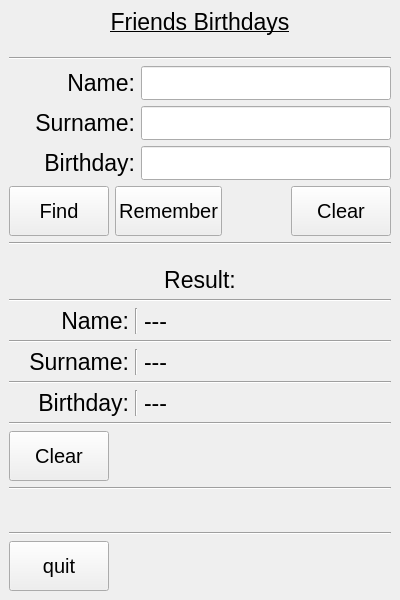
<?xml version="1.0" encoding="UTF-8"?>
<ui version="4.0">
 <class>MainWindow</class>
 <widget class="QMainWindow" name="MainWindow">
  <property name="geometry">
   <rect>
    <x>0</x>
    <y>0</y>
    <width>400</width>
    <height>600</height>
   </rect>
  </property>
  <property name="minimumSize">
   <size>
    <width>200</width>
    <height>400</height>
   </size>
  </property>
  <property name="maximumSize">
   <size>
    <width>400</width>
    <height>600</height>
   </size>
  </property>
  <property name="windowTitle">
   <string>MainWindow</string>
  </property>
  <widget class="QWidget" name="centralwidget">
   <layout class="QVBoxLayout" name="verticalLayout_2">
    <item>
     <layout class="QVBoxLayout" name="verticalLayout">
      <item>
       <widget class="QLabel" name="label_3">
        <property name="font">
         <font>
          <pointsize>17</pointsize>
          <underline>true</underline>
         </font>
        </property>
        <property name="text">
         <string>Friends Birthdays</string>
        </property>
        <property name="alignment">
         <set>Qt::AlignCenter</set>
        </property>
       </widget>
      </item>
      <item>
       <spacer name="verticalSpacer_3">
        <property name="orientation">
         <enum>Qt::Vertical</enum>
        </property>
        <property name="sizeHint" stdset="0">
         <size>
          <width>20</width>
          <height>40</height>
         </size>
        </property>
       </spacer>
      </item>
      <item>
       <widget class="Line" name="line_2">
        <property name="orientation">
         <enum>Qt::Horizontal</enum>
        </property>
       </widget>
      </item>
      <item>
       <layout class="QHBoxLayout" name="horizontalLayout">
        <item>
         <widget class="QLabel" name="label">
          <property name="maximumSize">
           <size>
            <width>16777215</width>
            <height>16777215</height>
           </size>
          </property>
          <property name="font">
           <font>
            <pointsize>17</pointsize>
           </font>
          </property>
          <property name="text">
           <string>Name:</string>
          </property>
          <property name="alignment">
           <set>Qt::AlignRight|Qt::AlignTrailing|Qt::AlignVCenter</set>
          </property>
         </widget>
        </item>
        <item>
         <widget class="QLineEdit" name="lineEdit_name">
          <property name="maximumSize">
           <size>
            <width>250</width>
            <height>16777215</height>
           </size>
          </property>
          <property name="font">
           <font>
            <pointsize>17</pointsize>
           </font>
          </property>
         </widget>
        </item>
       </layout>
      </item>
      <item>
       <layout class="QHBoxLayout" name="horizontalLayout_3">
        <item>
         <widget class="QLabel" name="label_2">
          <property name="minimumSize">
           <size>
            <width>0</width>
            <height>0</height>
           </size>
          </property>
          <property name="maximumSize">
           <size>
            <width>16777215</width>
            <height>16777215</height>
           </size>
          </property>
          <property name="font">
           <font>
            <pointsize>17</pointsize>
           </font>
          </property>
          <property name="text">
           <string>Surname:</string>
          </property>
          <property name="alignment">
           <set>Qt::AlignRight|Qt::AlignTrailing|Qt::AlignVCenter</set>
          </property>
         </widget>
        </item>
        <item>
         <widget class="QLineEdit" name="lineEdit_surname">
          <property name="maximumSize">
           <size>
            <width>250</width>
            <height>16777215</height>
           </size>
          </property>
          <property name="font">
           <font>
            <pointsize>17</pointsize>
           </font>
          </property>
         </widget>
        </item>
       </layout>
      </item>
      <item>
       <layout class="QHBoxLayout" name="horizontalLayout_9">
        <item>
         <widget class="QLabel" name="label_7">
          <property name="font">
           <font>
            <pointsize>17</pointsize>
           </font>
          </property>
          <property name="text">
           <string>Birthday:</string>
          </property>
          <property name="alignment">
           <set>Qt::AlignRight|Qt::AlignTrailing|Qt::AlignVCenter</set>
          </property>
         </widget>
        </item>
        <item>
         <widget class="QLineEdit" name="lineEdit_birthday">
          <property name="maximumSize">
           <size>
            <width>250</width>
            <height>16777215</height>
           </size>
          </property>
          <property name="font">
           <font>
            <pointsize>17</pointsize>
           </font>
          </property>
         </widget>
        </item>
       </layout>
      </item>
      <item>
       <layout class="QHBoxLayout" name="horizontalLayout_4">
        <item>
         <widget class="QPushButton" name="pushButton_find">
          <property name="minimumSize">
           <size>
            <width>100</width>
            <height>50</height>
           </size>
          </property>
          <property name="font">
           <font>
            <pointsize>15</pointsize>
           </font>
          </property>
          <property name="text">
           <string>Find</string>
          </property>
         </widget>
        </item>
        <item>
         <widget class="QPushButton" name="pushButton_remember">
          <property name="minimumSize">
           <size>
            <width>100</width>
            <height>50</height>
           </size>
          </property>
          <property name="font">
           <font>
            <pointsize>15</pointsize>
           </font>
          </property>
          <property name="text">
           <string>Remember</string>
          </property>
         </widget>
        </item>
        <item>
         <spacer name="horizontalSpacer_2">
          <property name="orientation">
           <enum>Qt::Horizontal</enum>
          </property>
          <property name="sizeHint" stdset="0">
           <size>
            <width>40</width>
            <height>20</height>
           </size>
          </property>
         </spacer>
        </item>
        <item>
         <widget class="QPushButton" name="pushButton_clearEdit">
          <property name="minimumSize">
           <size>
            <width>100</width>
            <height>50</height>
           </size>
          </property>
          <property name="font">
           <font>
            <pointsize>15</pointsize>
           </font>
          </property>
          <property name="text">
           <string>Clear</string>
          </property>
         </widget>
        </item>
       </layout>
      </item>
      <item>
       <widget class="Line" name="line">
        <property name="orientation">
         <enum>Qt::Horizontal</enum>
        </property>
       </widget>
      </item>
      <item>
       <spacer name="verticalSpacer_2">
        <property name="orientation">
         <enum>Qt::Vertical</enum>
        </property>
        <property name="sizeHint" stdset="0">
         <size>
          <width>20</width>
          <height>40</height>
         </size>
        </property>
       </spacer>
      </item>
      <item>
       <widget class="QLabel" name="label_4">
        <property name="font">
         <font>
          <pointsize>17</pointsize>
         </font>
        </property>
        <property name="text">
         <string>Result:</string>
        </property>
        <property name="alignment">
         <set>Qt::AlignCenter</set>
        </property>
       </widget>
      </item>
      <item>
       <widget class="Line" name="line_6">
        <property name="orientation">
         <enum>Qt::Horizontal</enum>
        </property>
       </widget>
      </item>
      <item>
       <layout class="QHBoxLayout" name="horizontalLayout_5">
        <item>
         <widget class="QLabel" name="label_5">
          <property name="minimumSize">
           <size>
            <width>100</width>
            <height>0</height>
           </size>
          </property>
          <property name="maximumSize">
           <size>
            <width>120</width>
            <height>16777215</height>
           </size>
          </property>
          <property name="font">
           <font>
            <pointsize>17</pointsize>
           </font>
          </property>
          <property name="text">
           <string>Name:</string>
          </property>
          <property name="alignment">
           <set>Qt::AlignRight|Qt::AlignTrailing|Qt::AlignVCenter</set>
          </property>
         </widget>
        </item>
        <item>
         <widget class="Line" name="line_3">
          <property name="orientation">
           <enum>Qt::Vertical</enum>
          </property>
         </widget>
        </item>
        <item>
         <widget class="QLabel" name="label_name">
          <property name="maximumSize">
           <size>
            <width>16777215</width>
            <height>16777215</height>
           </size>
          </property>
          <property name="font">
           <font>
            <pointsize>17</pointsize>
           </font>
          </property>
          <property name="text">
           <string>---</string>
          </property>
         </widget>
        </item>
       </layout>
      </item>
      <item>
       <widget class="Line" name="line_9">
        <property name="orientation">
         <enum>Qt::Horizontal</enum>
        </property>
       </widget>
      </item>
      <item>
       <layout class="QHBoxLayout" name="horizontalLayout_6">
        <item>
         <widget class="QLabel" name="label_6">
          <property name="minimumSize">
           <size>
            <width>100</width>
            <height>0</height>
           </size>
          </property>
          <property name="maximumSize">
           <size>
            <width>120</width>
            <height>16777215</height>
           </size>
          </property>
          <property name="font">
           <font>
            <pointsize>17</pointsize>
           </font>
          </property>
          <property name="text">
           <string>Surname:</string>
          </property>
          <property name="alignment">
           <set>Qt::AlignRight|Qt::AlignTrailing|Qt::AlignVCenter</set>
          </property>
         </widget>
        </item>
        <item>
         <widget class="Line" name="line_4">
          <property name="orientation">
           <enum>Qt::Vertical</enum>
          </property>
         </widget>
        </item>
        <item>
         <widget class="QLabel" name="label_surname">
          <property name="font">
           <font>
            <pointsize>17</pointsize>
           </font>
          </property>
          <property name="text">
           <string>---</string>
          </property>
         </widget>
        </item>
       </layout>
      </item>
      <item>
       <widget class="Line" name="line_10">
        <property name="orientation">
         <enum>Qt::Horizontal</enum>
        </property>
       </widget>
      </item>
      <item>
       <layout class="QHBoxLayout" name="horizontalLayout_7">
        <item>
         <widget class="QLabel" name="label_8">
          <property name="maximumSize">
           <size>
            <width>120</width>
            <height>16777215</height>
           </size>
          </property>
          <property name="font">
           <font>
            <pointsize>17</pointsize>
           </font>
          </property>
          <property name="text">
           <string>Birthday:</string>
          </property>
          <property name="alignment">
           <set>Qt::AlignRight|Qt::AlignTrailing|Qt::AlignVCenter</set>
          </property>
         </widget>
        </item>
        <item>
         <widget class="Line" name="line_5">
          <property name="orientation">
           <enum>Qt::Vertical</enum>
          </property>
         </widget>
        </item>
        <item>
         <widget class="QLabel" name="label_birthday">
          <property name="font">
           <font>
            <pointsize>17</pointsize>
           </font>
          </property>
          <property name="text">
           <string>---</string>
          </property>
         </widget>
        </item>
       </layout>
      </item>
      <item>
       <widget class="Line" name="line_11">
        <property name="orientation">
         <enum>Qt::Horizontal</enum>
        </property>
       </widget>
      </item>
      <item>
       <layout class="QHBoxLayout" name="horizontalLayout_8">
        <item>
         <widget class="QPushButton" name="pushButton_clearResult">
          <property name="minimumSize">
           <size>
            <width>100</width>
            <height>50</height>
           </size>
          </property>
          <property name="font">
           <font>
            <pointsize>15</pointsize>
           </font>
          </property>
          <property name="text">
           <string>Clear</string>
          </property>
         </widget>
        </item>
        <item>
         <spacer name="horizontalSpacer_4">
          <property name="orientation">
           <enum>Qt::Horizontal</enum>
          </property>
          <property name="sizeHint" stdset="0">
           <size>
            <width>40</width>
            <height>20</height>
           </size>
          </property>
         </spacer>
        </item>
       </layout>
      </item>
      <item>
       <widget class="Line" name="line_7">
        <property name="orientation">
         <enum>Qt::Horizontal</enum>
        </property>
       </widget>
      </item>
      <item>
       <spacer name="verticalSpacer">
        <property name="orientation">
         <enum>Qt::Vertical</enum>
        </property>
        <property name="sizeHint" stdset="0">
         <size>
          <width>20</width>
          <height>60</height>
         </size>
        </property>
       </spacer>
      </item>
      <item>
       <widget class="Line" name="line_8">
        <property name="orientation">
         <enum>Qt::Horizontal</enum>
        </property>
       </widget>
      </item>
      <item>
       <layout class="QHBoxLayout" name="horizontalLayout_2">
        <item>
         <widget class="QPushButton" name="pushButton_quit">
          <property name="minimumSize">
           <size>
            <width>100</width>
            <height>50</height>
           </size>
          </property>
          <property name="font">
           <font>
            <pointsize>15</pointsize>
           </font>
          </property>
          <property name="text">
           <string>quit</string>
          </property>
         </widget>
        </item>
        <item>
         <spacer name="horizontalSpacer">
          <property name="orientation">
           <enum>Qt::Horizontal</enum>
          </property>
          <property name="sizeHint" stdset="0">
           <size>
            <width>40</width>
            <height>20</height>
           </size>
          </property>
         </spacer>
        </item>
       </layout>
      </item>
     </layout>
    </item>
   </layout>
  </widget>
 </widget>
 <resources/>
 <connections/>
</ui>
